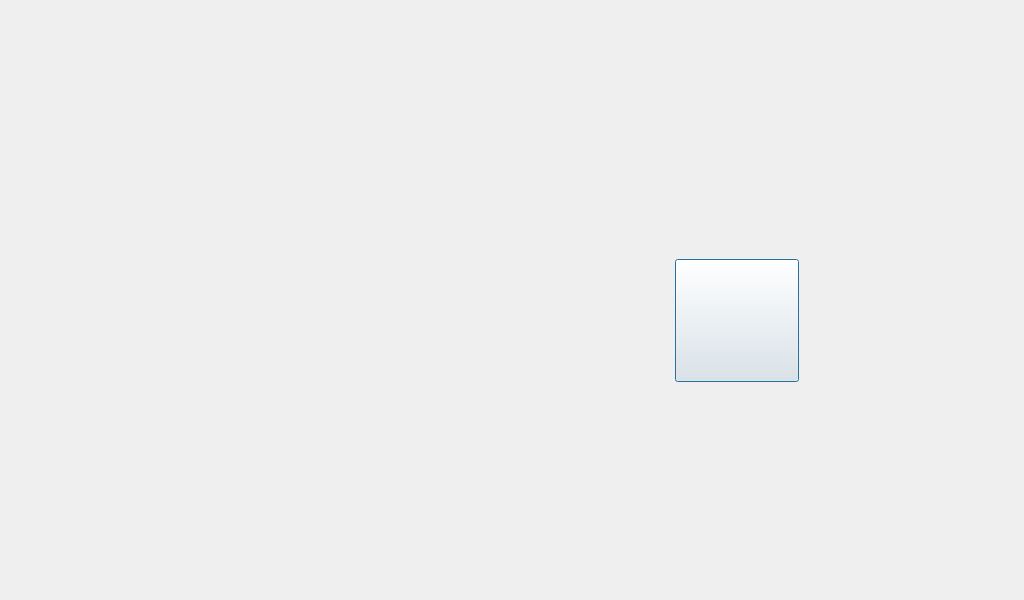
<?xml version="1.0" encoding="UTF-8"?>
<ui version="4.0">
 <class>Telephone</class>
 <widget class="QDialog" name="Telephone">
  <property name="geometry">
   <rect>
    <x>0</x>
    <y>0</y>
    <width>1024</width>
    <height>600</height>
   </rect>
  </property>
  <property name="windowTitle">
   <string>Dialog</string>
  </property>
  <widget class="QPushButton" name="pushButton_2">
   <property name="geometry">
    <rect>
     <x>675</x>
     <y>259</y>
     <width>124</width>
     <height>123</height>
    </rect>
   </property>
   <property name="styleSheet">
    <string notr="true">border-image: url(:/new/prefix1/imagejy/zw/guduanh.png);</string>
   </property>
   <property name="text">
    <string/>
   </property>
  </widget>
 </widget>
 <resources/>
 <connections/>
</ui>
